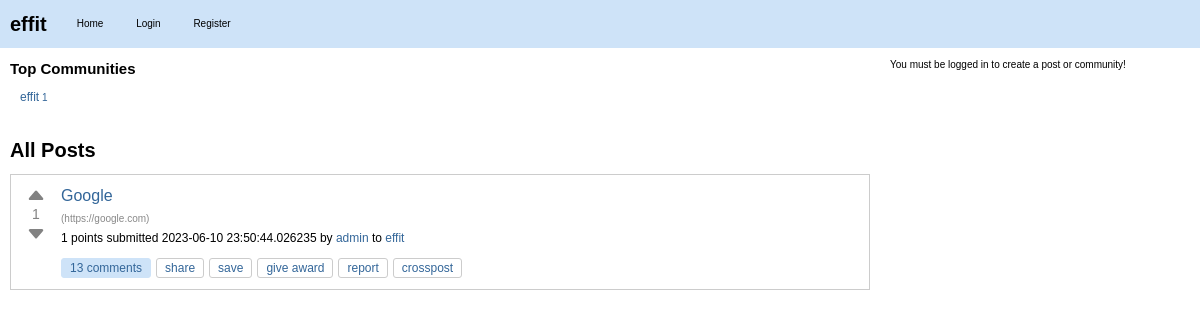
The page / on the database its author committed.
### effit.py (models this page shows)
class Community(db.Model):
    id = db.Column(db.Integer, primary_key=True)
    name = db.Column(db.String(80), unique=True, nullable=False)
    description = db.Column(db.String(200))
    creator_id = db.Column(db.Integer, db.ForeignKey("user.id"))
    creator = db.relationship(
        "User", backref=db.backref("created_communities", lazy=True)
    )
    posts = db.relationship("Post", backref="community", lazy=True)

class Post(db.Model):
    id = db.Column(db.Integer, primary_key=True)
    title = db.Column(db.String(120), nullable=False)
    content = db.Column(db.Text, nullable=False)
    user_id = db.Column(db.Integer, db.ForeignKey("user.id"), nullable=False)
    created_at = db.Column(db.DateTime, default=datetime.utcnow)
    community_id = db.Column(db.Integer, db.ForeignKey("community.id"), nullable=False)
    upvotes = db.Column(db.Integer, default=0)
    downvotes = db.Column(db.Integer, default=0)
    comments = db.relationship("Comment", backref="post", lazy=True)
    slug = db.Column(db.String(120), nullable=False)
    link = db.Column(db.String(500))
    is_link_post = db.Column(db.Boolean, default=False)
    @property
    def score(self):
        return self.upvotes - self.downvotes

class User(db.Model):
    id = db.Column(db.Integer, primary_key=True)
    username = db.Column(db.String(80), unique=True, nullable=False)
    password = db.Column(db.String(120), nullable=False)
    posts = db.relationship("Post", backref="author", lazy=True)
    communities = db.relationship(
        "Community",
        secondary=community_members,
        backref=db.backref("members", lazy="dynamic"),
    )

### effit.py (the view)
@app.route("/")
def index():
    posts = Post.query.all()
    top_communities = (
        Community.query.join(Community.posts)
        .with_entities(Community, func.count(Post.id).label("post_count"))
        .group_by(Community)
        .order_by(func.count(Post.id).desc())
        .limit(5)
        .all()
    )
    community = (
        Community.query.first()
    )  # or however you want to get a default community
    default_community_id = Community.query.filter_by(name="effit").first().id
    return render_template(
        "index.html",
        posts=posts,
        top_communities=top_communities,
        community=community,
        default_community_id=default_community_id,
    )

### templates/index.html (shortened to what this page needs)
{% extends "layout.html" %}
{% block content %}
<div class="top-communities">
    <h2>Top Communities</h2>
    <div class="community-list">
      {% for community, post_count in top_communities %}
        <div class="community">
          <a href="{{ url_for('community_posts', community_name=community.name) }}">
            <span class="community-name">{{ community.name }}</span>
            <span class="post-count">{{ post_count }}</span>
          </a>
        </div>
      {% endfor %}
    </div>
</div>
<div id="posts">
    <h2>All Posts</h2>
    {% for post in posts %}
    <div class="post-item" id="post-{{ post.id }}">
        <div class="post">
            <div class="vote">
                <button class="upvote" onclick="vote('{{ post.id }}', '{{ post.slug }}', '{{ post.community.name }}', 'upvote')">
                    <svg xmlns="http://www.w3.org/2000/svg" width="20" height="20" fill="currentColor" class="bi bi-caret-up-fill" viewBox="0 0 16 16">
                      <path d="M7.247 4.86l-4.796 5.481c-.646.74.037 1.659.877 1.659h9.392c.839 0 1.523-.92.877-1.659l-4.796-5.48a1 1 0 0 0-1.554 0z"/>
                    </svg>
                </button>
                <span class="score">{{ post.score }}</span>
                <button class="downvote" onclick="vote('{{ post.id }}', '{{ post.slug }}', '{{ post.community.name }}', 'downvote')">
                    <svg xmlns="http://www.w3.org/2000/svg" width="20" height="20" fill="currentColor" class="bi bi-caret-down-fill" viewBox="0 0 16 16">
                      <path d="M7.247 11.14l-4.796-5.481c-.646-.74.037-1.659.877-1.659h9.392c.839 0 1.523.92.877 1.659l-4.796 5.481a1 1 0 0 1-1.554 0z"/>
                    </svg>
                </button>
            </div>
            <div class="post-info">
                <h3>
                    {% if post.is_link_post %}
                    <a class="title may-blank loggedin" href="{{ post.link }}">{{ post.title }}</a>
                    {% else %}
                    <a class="title may-blank loggedin" href="/c/{{ community.name }}/p/{{ post.slug }}">{{ post.title }}</a>
                    {% endif %}
                    </h3>
                    {% if post.is_link_post %}
                    <span class="domain">(<a href="{{ post.link }}">{{ post.link }}</a>)</span>
                    {% else %}
                    <span class="domain">(<a href="{{ url_for('community_posts', community_name=post.community.name) }}">self.{{ post.community.name }}</a>)</span>
                    {% endif %}
                    <p class="tagline">
                    <span>{{ post.score }} points</span>
                    submitted <time datetime="{{ post.created_at.isoformat() }}">{{ post.created_at }}</time>
                    by <a href="{{ url_for('user_posts', username=post.author.username) }}" class="author may-blank id-t2_d2kpf">{{ post.author.username }}</a>
                    to <a href="{{ url_for('community_posts', community_name=post.community.name) }}" class="subrs hover may-blank">{{ post.community.name }}</a>
                </p>
                <ul class="flat-list buttons">
                    <li class="first">
                        <a href="{{ url_for('post_detail', community_name=post.community.name, post_slug=post.slug) }}" class="bylink comments may-blank" rel="nofollow">
                            {{ post.comments|length }} comments
                        </a>
                    </li>
                    <li class="share"><a class="post-sharing-button">share</a></li>
                    <li class="link-save-button save-button login-required"><a>save</a></li>
                    <li class="give-gold-button"><a href="#" class="give-gold login-required access-required gold-give-gold" rel="nofollow">give award</a></li>
                    <li class="report-button login-required"><a href="#" class="reportbtn access-required">report</a></li>
                    <li class="crosspost-button"><a class="post-crosspost-button">crosspost</a></li>
                </ul>
            </div>
        </div>
    </div>
    {% endfor %}
</div>
{% endblock %}

### static/styles.css (style rules this page uses)
body, ul, ol, li, p, h1, h2, h3, h4, h5, h6, form, fieldset, input, textarea, button { margin: 0; padding: 0; border: 0; }
body { background-color: #ffffff; color: #000000; font: normal x-small verdana,arial,helvetica,sans-serif; font-style: normal; font-variant-caps: normal; font-weight: normal; font-stretch: normal; font-size: x-small; line-height: normal; font-family: verdana, arial, helvetica, sans-serif; font-size-adjust: none; font-kerning: auto; font-optical-sizing: auto; font-variant-alternates: normal; font-variant-east-asian: normal; font-variant-ligatures: normal; font-variant-numeric: normal; font-variant-position: normal; font-language-override: normal; font-feature-settings: normal; font-variation-settings: normal; line-height: 1.4; }
.post, .comment { background-color: #ffffff; margin-bottom: 10px; padding: 10px; border: 1px solid #cccccc; font-size: medium; font-family: Arial,sans-serif; display: flex; align-items: start; }
.post h3, .comment h3 { margin: 0; font-size: 16px; line-height: 1.4; }
.post h3 a, .comment h3 a { color: #336699; text-decoration: none; }
h1, h2, h3, h4, h5, h6 { color: #000000; }
a { color: #336699; text-decoration: none; }
#posts { margin-bottom: 20px; }
#posts h2 { font-size: 20px; margin-bottom: 10px; }
.post .title { font-size: medium; font-weight: normal; margin-bottom: 1px; margin-bottom: 5px; }
.domain { color: #888; display: inline; overflow: hidden; white-space: nowrap; text-overflow: ellipsis; vertical-align: middle; max-width: 19em; font-size: x-small; }
.domain a { color: #888; display: inline-block; overflow: hidden; white-space: nowrap; text-overflow: ellipsis; vertical-align: middle; max-width: 19em; text-decoration: none; }
.post p { margin-bottom: 10px; font-size: medium; font-family: Segoe,"PT Sans",Arial,sans-serif; }
.post .tagline { font-size: 12px; }
.flat-list.buttons { list-style: none; margin: 0; padding: 0; display: flex; align-items: center; }
.flat-list.buttons li { display: inline-block; margin-right: 5px; }
.flat-list.buttons li a { display: inline-block; padding: 3px 8px; font-size: 12px; line-height: 1; color: #336699; text-decoration: none; background-color: transparent; border: 1px solid #cccccc; border-radius: 3px; transition: background-color 0.2s ease; }
.flat-list.buttons .comments { padding: 3px 8px; background-color: #cee3f8; color: #336699; border: 1px solid #cee3f8; border-radius: 3px; }
.flat-list.buttons .save-button, .flat-list.buttons .give-gold-button, .flat-list.buttons .report-button, .flat-list.buttons .crosspost-button { background-color: #ffffff; }
.flat-list.buttons .login-required { cursor: pointer; }
.top-communities { margin-bottom: 20px; }
.community-list { display: flex; flex-wrap: nowrap; overflow-x: auto; -webkit-overflow-scrolling: touch; scrollbar-width: thin; scrollbar-color: var(--scrollbar-thumb) var(--scrollbar-track); }
.community { flex: 0 0 auto; padding: 10px; display: flex; flex-direction: column; align-items: center; text-align: center; }
.community-name { font-size: 12px; }
.vote { display: flex; flex-direction: column; align-items: center; justify-content: center; width: 30px; margin-right: 10px; }
.upvote, .downvote { height: 20px; border: none; background: none; color: #828282; cursor: pointer; font-size: 20px; line-height: 1; }
.score { font-size: 14px; color: #828282; }

### rows shown on the page
Community: name "effit", id "1"
Post: score "1", title "Google", link "https://google.com", created_at "2023-06-10 23:50:44.026235", author.username "admin", community.name "effit", comments|length "13"
